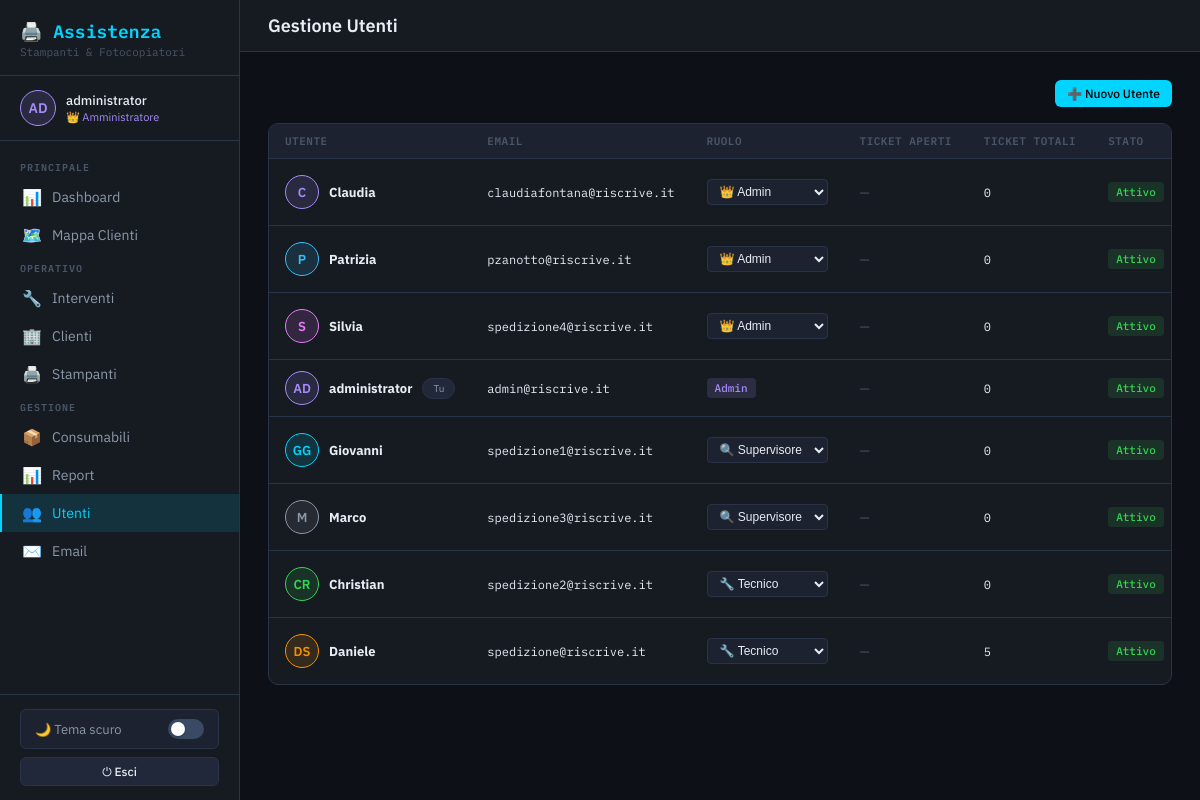
Screenshot of /agg_files/techcopy_email_06-12-2026/techcopy/pages/users.php (signed in) with the database file from the repository.
### tables this page shows
CREATE TABLE `users` (
  `id` int(11) NOT NULL,
  `name` varchar(100) NOT NULL,
  `email` varchar(150) NOT NULL,
  `password` varchar(255) NOT NULL,
  `role` enum('admin','supervisor','tech','viewer','insert') NOT NULL DEFAULT 'tech',
  `avatar` varchar(4) NOT NULL DEFAULT 'US',
  `color` varchar(10) NOT NULL DEFAULT '#00d4ff',
  `notify_email` tinyint(1) NOT NULL DEFAULT 1,
  `active` tinyint(1) NOT NULL DEFAULT 1,
  `created_at` datetime NOT NULL DEFAULT current_timestamp(),
  `updated_at` datetime NOT NULL DEFAULT current_timestamp() ON UPDATE current_timestamp()
);

### agg_files/techcopy_email_06-12-2026/techcopy/includes/auth.php (called while the page is built, shortened)
<?php
function current_user(): ?array {
    return $_SESSION['user'] ?? null;
}

### agg_files/techcopy_email_06-12-2026/techcopy/includes/helpers.php (called while the page is built, shortened)
<?php
function h(mixed $v): string {
    return htmlspecialchars((string)($v ?? ''), ENT_QUOTES | ENT_SUBSTITUTE, 'UTF-8');
}

### agg_files/techcopy_email_06-12-2026/techcopy/pages/users.php (the view, shortened to what this page needs)
<?php
require_once __DIR__ . '/../includes/layout.php';
$db = db();
$users = $db->query("SELECT u.*,
    (SELECT COUNT(*) FROM tickets t WHERE t.tech_id=u.id AND t.status!='closed') AS open_tickets,
    (SELECT COUNT(*) FROM tickets t WHERE t.tech_id=u.id) AS total_tickets
    FROM users u ORDER BY u.active DESC, FIELD(u.role,'admin','supervisor','tech','viewer'), u.name")->fetchAll();
layout_header('Gestione Utenti','users');
?>
<div style="display:flex;justify-content:flex-end;margin-bottom:16px">
  <button class="btn btn-primary btn-sm" onclick="document.getElementById('create-form').classList.toggle('hidden')">➕ Nuovo Utente</button>
</div>
<div class="table-wrap">
  <table>
    <thead>
      <tr>
        <th>Utente</th>
        <th>Email</th>
        <th>Ruolo</th>
        <th>Ticket aperti</th>
        <th>Ticket totali</th>
        <th>Stato</th>
      </tr>
    </thead>
    <tbody>
      <?php foreach ($users as $u): ?>
      <tr style="<?= !$u['active']?'opacity:.5':'' ?>">
        <td>
          <div style="display:flex;align-items:center;gap:10px">
            <div style="width:34px;height:34px;border-radius:50%;background:<?= h($u['color']) ?>22;color:<?= h($u['color']) ?>;border:1.5px solid <?= h($u['color']) ?>;display:flex;align-items:center;justify-content:center;font-size:13px;font-weight:600;flex-shrink:0"><?= h($u['avatar']) ?></div>
            <strong><?= h($u['name']) ?></strong>
            <?php if ($u['id']==current_user()['id']): ?><span class="chip" style="font-size:10px">Tu</span><?php endif; ?>
          </div>
        </td>
        <td style="font-family:var(--mono);font-size:12px"><?= h($u['email']) ?></td>
        <td>
          <?php if ($u['id']!=current_user()['id']): ?>
          <form method="POST" style="display:inline">
            <select name="role" onchange="this.form.submit()" style="background:var(--surface2);border:1px solid var(--border);color:var(--text);padding:4px 8px;border-radius:4px;font-size:12px;cursor:pointer">
              <option value="admin"      <?= $u['role']==='admin'?'selected':'' ?>>👑 Admin</option>
              <option value="supervisor" <?= $u['role']==='supervisor'?'selected':'' ?>>🔍 Supervisore</option>
              <option value="tech"       <?= $u['role']==='tech'?'selected':'' ?>>🔧 Tecnico</option>
            </select>
          </form>
          <?php else: ?>
            <span class="badge badge-<?= h($u['role']) ?>"><?= h(match($u['role']){'admin'=>'Admin','supervisor'=>'Supervisore','tech'=>'Tecnico','viewer'=>'Viewer',default=>$u['role']}) ?></span>
          <?php endif; ?>
        </td>
        <td><?= $u['open_tickets']>0 ? '<span class="badge badge-open">'.$u['open_tickets'].'</span>' : '<span style="color:var(--text3)">—</span>' ?></td>
        <td style="font-family:var(--mono);font-size:12px"><?= $u['total_tickets'] ?></td>
        <td><span class="badge <?= $u['active']?'badge-closed':'badge-urgent' ?>"><?= $u['active']?'Attivo':'Inattivo' ?></span></td>
      </tr>
      <?php endforeach; ?>
    </tbody>
  </table>
</div>
<?php layout_footer(); ?>

### agg_files/techcopy_email_06-12-2026/techcopy/includes/layout.php (shortened to what this page needs)
<?php
require_once __DIR__ . '/auth.php';
require_once __DIR__ . '/helpers.php';
function layout_header(string $title = 'TechCopy', string $active = ''): void {
    $user      = current_user();
    $roleMeta = match($user['role'] ?? '') {
        'admin'      => ['👑', '#a78bfa', 'Amministratore'],
        'supervisor' => ['🔍', '#00d4ff', 'Supervisore'],
        'tech'       => ['🔧', '#39d353', 'Tecnico'],
        'viewer'     => ['👁',  '#8b98a8', 'Visualizzatore'],
        default      => ['•',  '#8b98a8', ''],
    };
?>
<!DOCTYPE html>
<html lang="it">
<head>
<link rel="stylesheet" href="/techcopy/assets/css/style.css">
</head>
<body>
<div class="app">
  <aside class="sidebar" id="sidebar">
    <div class="sidebar-logo">
      <h2>🖨️ Assistenza</h2>
      <p>Stampanti &amp; Fotocopiatori</p>
    </div>
    <?php if ($user): ?>
    <div class="sidebar-user">
      <div class="avatar" style="background:<?= h($user['color']) ?>22;color:<?= h($user['color']) ?>;border:1.5px solid <?= h($user['color']) ?>"><?= h($user['avatar']) ?></div>
      <div class="info">
        <div class="name"><?= h($user['name']) ?></div>
        <div class="role" style="color:<?= $roleMeta[1] ?>;font-size:11px"><?= $roleMeta[0] ?> <?= $roleMeta[2] ?></div>
      </div>
    </div>
    <?php endif; ?>
    <nav class="sidebar-nav">
      <div class="nav-section">Principale</div>
      <a href="/techcopy/index.php"              class="nav-item <?= $active==='dashboard'?'active':'' ?>"><span class="icon">📊</span> Dashboard</a>
      <a href="/techcopy/pages/map.php"          class="nav-item <?= $active==='map'?'active':'' ?>"><span class="icon">🗺️</span> Mappa Clienti</a>
      <div class="nav-section">Operativo</div>
      <a href="/techcopy/pages/tickets.php"      class="nav-item <?= $active==='tickets'?'active':'' ?>">
        <span class="icon">🔧</span> Interventi
      </a>
      <a href="/techcopy/pages/clients.php"      class="nav-item <?= $active==='clients'?'active':'' ?>"><span class="icon">🏢</span> Clienti</a>
      <a href="/techcopy/pages/printers.php"     class="nav-item <?= $active==='printers'?'active':'' ?>"><span class="icon">🖨️</span> Stampanti</a>
      <div class="nav-section">Gestione</div>
      <a href="/techcopy/pages/consumables.php"  class="nav-item <?= $active==='consumables'?'active':'' ?>">
        <span class="icon">📦</span> Consumabili
      </a>
      <a href="/techcopy/pages/reports.php"      class="nav-item <?= $active==='reports'?'active':'' ?>"><span class="icon">📊</span> Report</a>
      <?php if ($user && $user['role'] === 'admin'): ?>
      <a href="/techcopy/pages/users.php"        class="nav-item <?= $active==='users'?'active':'' ?>"><span class="icon">👥</span> Utenti</a>
      <a href="/techcopy/pages/settings.php"     class="nav-item <?= $active==='settings'?'active':'' ?>"><span class="icon">✉️</span> Email</a>
      <?php endif; ?>
    </nav>
    <div class="sidebar-footer">
      <button class="theme-toggle" onclick="toggleTheme()" id="theme-btn">
        <span id="theme-label">🌙 Tema scuro</span>
        <div class="toggle-track"><div class="toggle-knob"></div></div>
      </button>
      <div style="height:8px"></div>
      <a href="/techcopy/logout.php" class="btn btn-secondary btn-full btn-sm">⏻ Esci</a>
    </div>
  </aside>
  <div class="main">
    <div class="topbar">
      <h3><?= h($title) ?></h3>
    </div>
    <div class="page">
<?php
}
function layout_footer(): void {
?>
    </div>
  </div>
</div>
</body>
</html>
<?php
}

### rows the page displays
users: avatar "AD", name "administrator", role "👑", role "Amministratore", shows "Tu", email "admin@riscrive.it", role "Admin", total_tickets "0", active "Attivo"
users: avatar "C", name "Claudia", email "claudiafontana@riscrive.it", total_tickets "0", active "Attivo"
users: avatar "P", name "Patrizia", email "pzanotto@riscrive.it", total_tickets "0", active "Attivo"
users: avatar "S", name "Silvia", email "spedizione4@riscrive.it", total_tickets "0", active "Attivo"
users: avatar "GG", name "Giovanni", email "spedizione1@riscrive.it", role "🔍 Supervisore", total_tickets "0", active "Attivo"
users: avatar "M", name "Marco", email "spedizione3@riscrive.it", role "🔍 Supervisore", total_tickets "0", active "Attivo"
users: avatar "CR", name "Christian", email "spedizione2@riscrive.it", role "🔧 Tecnico", total_tickets "0", active "Attivo"
users: avatar "DS", name "Daniele", email "spedizione@riscrive.it", role "🔧 Tecnico", total_tickets "5", active "Attivo"

### other values shown
$title "Gestione Utenti"
